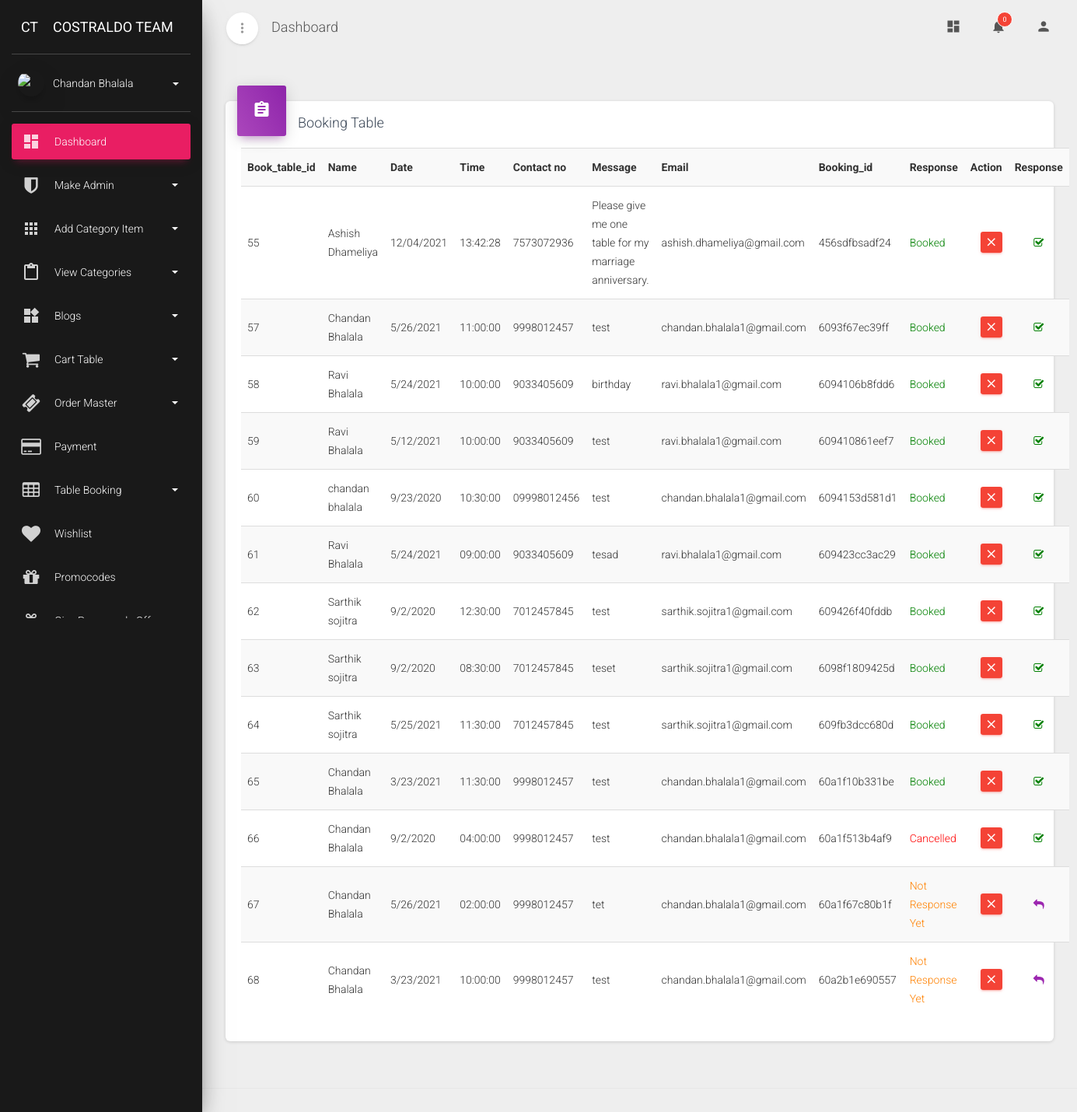
The page /Admin/booking_table.php (signed in) on the database its author committed.
### tables this page shows
CREATE TABLE `book_table` (
  `book_table_id` int(11) NOT NULL,
  `name` varchar(100) NOT NULL,
  `date` varchar(35) NOT NULL,
  `time` time NOT NULL,
  `created_at` timestamp NOT NULL DEFAULT current_timestamp() ON UPDATE current_timestamp(),
  `contact_no` varchar(20) NOT NULL,
  `message` text NOT NULL,
  `email` varchar(100) NOT NULL,
  `booking_id` text NOT NULL,
  `response` varchar(100) NOT NULL,
  `remarks` text NOT NULL,
  `created_date` date NOT NULL DEFAULT current_timestamp()
);

### Admin/booking_table.php (the view, shortened to what this page needs)
<?php
include('header.php');
$sel= "select * from book_table";
$sel1 = mysqli_query($con,$sel);
?>
<div class="content">
  <div class="container-fluid">
    <div class="row">
      <div class="col-md-12">
        <div class="card">
          <div class="card-header card-header-primary card-header-icon">
            <div class="card-icon">
              <i class="material-icons">assignment</i>
            </div>
            <h4 class="card-title">Booking Table</h4>
          </div>
          <div class="card-body">
            <div class="material-datatables">
              <table id="datatables" class="table table-striped table-no-bordered table-hover" cellspacing="0" width="100%" style="width:100%">
                <tr>
                  <th>Book_table_id</th>
                  <th>Name</th>
                  <th>Date</th>
                  <th>Time</th>
                  <th>Contact no</th>
                  <th>Message</th>
                  <th>Email</th>
                  <th>Booking_id</th>
                  <th>Response</th>
                  <th class="text-right">Action</th>
                  <th>Response</th>
                </tr>
                <?php while($data = mysqli_fetch_array($sel1)) { ?>
                  <tr>
                    <td><?php echo $data['book_table_id']; ?></td>
                    <td><?php echo $data['name']; ?></td>
                    <td><?php echo $data['date']; ?></td>
                    <td><?php echo $data['time']; ?></td>
                    <td><?php echo $data['contact_no']; ?></td>
                    <td><?php echo $data['message']; ?></td>
                    <td><?php echo $data['email']; ?></td>
                    <td><?php echo $data['booking_id']; ?></td>
                    <?php if($data['response']=="Booked") { ?><td style="color: green"><?php echo $data['response']; ?></td><?php } elseif($data['response']=="") { ?><td style="color: #ff8100;">Not Response Yet</td><?php }
                    elseif($data['response']=="Cancelled") { ?><td style="color: red;"><?php echo $data['response']; ?></td><?php } ?>
                    <td class="td-actions text-right">
                      <a href="booking_table.php?book_table_id=<?php echo $data['book_table_id']; ?>" rel="tooltip" class="btn btn-danger">
                        <i class="material-icons">close</i>
                      </a>
                    </td>
                    <?php if($data['response']=="") { ?><td style="text-align: center;"><a href="response_table_booking.php?book_table_id=<?php echo $data['book_table_id']; ?>"><i class="fa fa-reply" aria-hidden="true"></i></a></td><?php } else{ ?><td style="text-align: center;color: green"><i class="fa fa-check-square-o" aria-hidden="true"></i></td><?php } ?>
                  </tr>
                <?php } ?>
            </table>
          </div>
        </div>
      </div>
    </div>
  </div>
</div>
</div>
<?php include('footer.php'); ?>

### rows shown on the page
book_table: book_table_id "55", name "Ashish Dhameliya", date "12/04/2021", time "13:42:28", contact_no "7573072936", message "Please give me one table for my marriage anniversary.", email "ashish.dhameliya@gmail.com", booking "456sdfbsadf24", response "Booked"
book_table: book_table_id "57", name "Chandan Bhalala", date "5/26/2021", time "11:00:00", contact_no "9998012457", message "test", email "chandan.bhalala1@gmail.com", booking "6093f67ec39ff", response "Booked"
book_table: book_table_id "58", name "Ravi Bhalala", date "5/24/2021", time "10:00:00", contact_no "9033405609", message "birthday", email "ravi.bhalala1@gmail.com", booking "6094106b8fdd6", response "Booked"
book_table: book_table_id "59", name "Ravi Bhalala", date "5/12/2021", time "10:00:00", contact_no "9033405609", message "test", email "ravi.bhalala1@gmail.com", booking "609410861eef7", response "Booked"
book_table: book_table_id "60", name "chandan bhalala", date "9/23/2020", time "10:30:00", contact_no "09998012456", message "test", email "chandan.bhalala1@gmail.com", booking "6094153d581d1", response "Booked"
book_table: book_table_id "61", name "Ravi Bhalala", date "5/24/2021", time "09:00:00", contact_no "9033405609", message "tesad", email "ravi.bhalala1@gmail.com", booking "609423cc3ac29", response "Booked"
book_table: book_table_id "62", name "Sarthik sojitra", date "9/2/2020", time "12:30:00", contact_no "7012457845", message "test", email "sarthik.sojitra1@gmail.com", booking "609426f40fddb", response "Booked"
book_table: book_table_id "63", name "Sarthik sojitra", date "9/2/2020", time "08:30:00", contact_no "7012457845", message "teset", email "sarthik.sojitra1@gmail.com", booking "6098f1809425d", response "Booked"
book_table: book_table_id "64", name "Sarthik sojitra", date "5/25/2021", time "11:30:00", contact_no "7012457845", message "test", email "sarthik.sojitra1@gmail.com", booking "609fb3dcc680d", response "Booked"
book_table: book_table_id "65", name "Chandan Bhalala", date "3/23/2021", time "11:30:00", contact_no "9998012457", message "test", email "chandan.bhalala1@gmail.com", booking "60a1f10b331be", response "Booked"
book_table: book_table_id "66", name "Chandan Bhalala", date "9/2/2020", time "04:00:00", contact_no "9998012457", message "test", email "chandan.bhalala1@gmail.com", booking "60a1f513b4af9", response "Cancelled"
book_table: book_table_id "67", name "Chandan Bhalala", date "5/26/2021", time "02:00:00", contact_no "9998012457", message "tet", email "chandan.bhalala1@gmail.com", booking "60a1f67c80b1f", response "Not Response Yet"
book_table: book_table_id "68", name "Chandan Bhalala", date "3/23/2021", time "10:00:00", contact_no "9998012457", message "test", email "chandan.bhalala1@gmail.com", booking "60a2b1e690557", response "Not Response Yet"

### other values the page prints
$_SESSION['user']['name'] "Chandan Bhalala"
$num1+$num2 "0"
